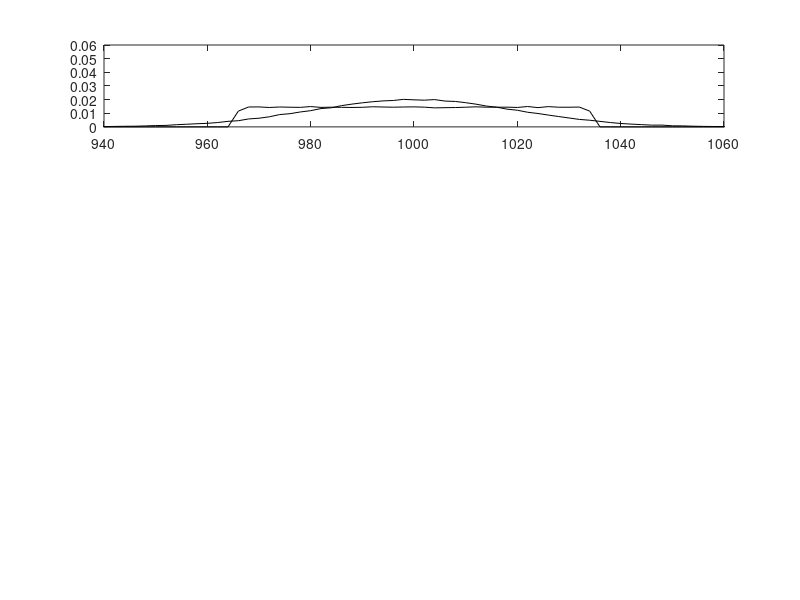

Recreate this plot in MATLAB. (Note: this script raises an error after producing the figure.)
% Chapter 1 Exercise 2
% Study of the asymptotic distribution of an estimate
%
%
% Copyright: 
% Johan Schoukens, Rik Pintelon, and Yves Rolain 
% Vrije Universiteit Brussels, Pleinlaan 2, 1050 Brussels, Belgium
%
% 23 November 2010
clear all

% define the input variables

NRepeat=100000    % Number of repeated experiments
NData=[1 2 4 8]   % number of measurements in 1 experiment
iMax=0.01         % maximum amplitude of the current
stdU=1/5          % std. dev. of the disturbing noise
R0=1000           % exact value of the resistor

for r=1:length(NData)               % run over the different data lengths
	for k=NRepeat:-1:1              % run over the repeated experiments
        i=iMax*ones(NData(r),1);    % generate constant current
        uU=R0*i+stdU*(rand(size(i))-0.5)*2*sqrt(3);     % generate uniformly disturbed output
        uN=R0*i+stdU*randn(size(i));                    % generate normaly disturbed output
        RU(k,r)=uU'*i/(i'*i);       % Uniform solution
        RN(k,r)=uN'*i/(i'*i);       % Gaussian solution
	end
end

% calculate the pdf

BinWidth=2;
X=[900:BinWidth:1100];
for k=1:4
    RNpdf(:,k)=hist(RN(:,k),X)/BinWidth/NRepeat;   % estimated pdf
    RUpdf(:,k)=hist(RU(:,k),X)/BinWidth/NRepeat;   % estimated pdf
end


% plot the results
FigNum=3;

figure(FigNum)
clf
for k=1:4
    subplot(4,1,k)
    plot(X,RNpdf(:,k),'k',X,RUpdf(:,k),'k')
    axis([940 1060 0 0.06])
  
    DG_SetFontSize(12)
    DG_SetTraceTint(30,2,FigNum,k)
    DG_SetTraceWidth(2,'*',FigNum,k)
end
subplot(4,1,1),title('pdf of the estimates')
subplot(4,1,4),xlabel('R')

% Export the figures
% DG_Init4PDF(gcf, 4.5, 4.5/1.618/2);        % fixing the size, half standard height
% DG_MakePDF('FigIdent3.pdf', gcf);
% print -dpdf FigIdent3
